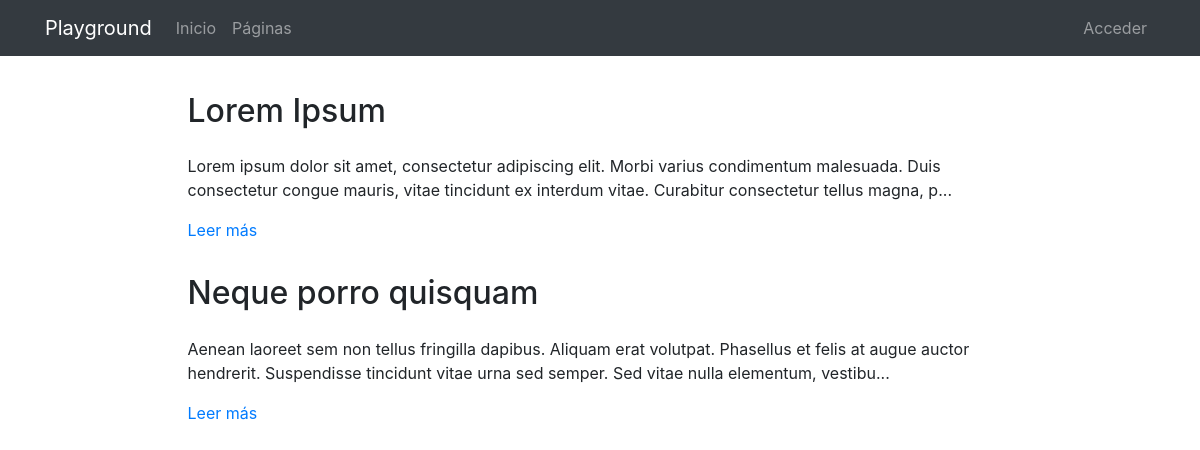
The page /pages/ on the database its author committed.
### pages/models.py (models this page shows, shortened)
class Page(models.Model):
    title = models.CharField(verbose_name="Título", max_length=200)
    content = RichTextField(verbose_name="Contenido")
    order = models.SmallIntegerField(verbose_name="Orden", default=0)
    created = models.DateTimeField(auto_now_add=True, verbose_name="Fecha de creación")
    updated = models.DateTimeField(auto_now=True, verbose_name="Fecha de edición")
    class Meta:
        verbose_name = "página"
        verbose_name_plural = "páginas"
        ordering = ['order', 'title']

### pages/views.py (the view)
# urls.py: path('', PageListView.as_view(), name='pages'),
class PageListView(ListView):
    model = Page

### pages/templates/pages/page_list.html (shortened to what this page needs)
{% extends 'core/base.html' %}
{% load static %}
{% block content %}
<main role="main">
  <div class="container mb-4">
    {% for page in page_list %}
      <div class="row mt-3">
        <div class="col-md-9 mx-auto">
          <h2 class="mb-4">{{page.title}}</h2>
          <div>
            <p>{{page.content|striptags|safe|truncatechars:"200"}}</p>
            <p><a href="{% url 'page' page.id page.title|slugify %}">Leer más</a>
            </p>
          </div>
        </div>
      </div>
    {% endfor %}
  </div>
</main>
{% endblock %}

### core/templates/core/base.html (shortened to what this page needs)
<!DOCTYPE html>
<html lang="es">
  <head>
    {% load static %}
    <link href="{% static 'core/vendor/bootstrap/css/bootstrap.min.css' %}" rel="stylesheet">
    <link href="{% static 'core/vendor/font-awesome/css/font-awesome.min.css' %}" rel="stylesheet" type="text/css">
    <link href="{% static 'core/css/main.css' %}" rel="stylesheet">
  </head>
  <body>
    <body>
      <nav class="navbar navbar-expand-lg navbar-dark bg-dark">
        <div class="container">
          <a class="navbar-brand" href="{% url 'home' %}">Playground</a>
          <div class="collapse navbar-collapse" id="ned">
            <ul class="navbar-nav mr-auto">
              <li class="nav-item">
                <a class="nav-link" href="{% url 'home' %}">Inicio</a>
              </li>
              <li class="nav-item">
                <a class="nav-link" href="{% url 'pages' %}">Páginas</a>
              </li>
            </ul>
            <ul class="navbar-nav">
              <li class="nav-item">
                <a class="nav-link" href="/admin/">
                  {% if request.user.is_staff %}Admin{% else %}Acceder{% endif %}
                </a>
              </li>
            </ul>
          </div>
        </div>
      </nav>
      {% block content %}{% endblock %}
  </body>
</html>

### core/static/core/css/main.css (style rules this page uses)
main { padding-top: 20px; }
:root { --jumbotron-padding-y: 3rem; }

### rows shown on the page
Page: title "Lorem Ipsum", content "Lorem ipsum dolor sit amet, consectetur adipiscing elit. Morbi varius condimentum malesuada. Duis consectetur congue mauris, vitae tincidunt ex interdum vitae. Curabitur consectetur tellus magna, p..."
Page: title "Neque porro quisquam", content "Aenean laoreet sem non tellus fringilla dapibus. Aliquam erat volutpat. Phasellus et felis at augue auctor hendrerit. Suspendisse tincidunt vitae urna sed semper. Sed vitae nulla elementum, vestibu..."
